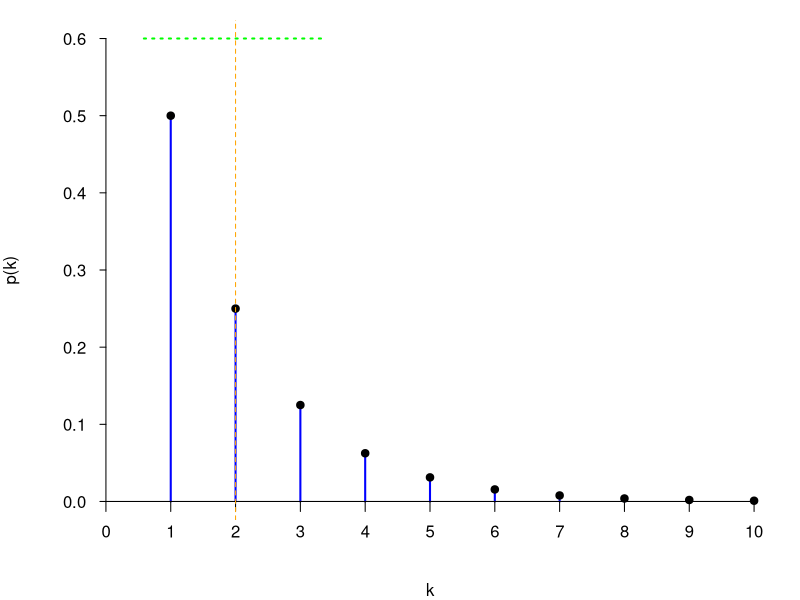
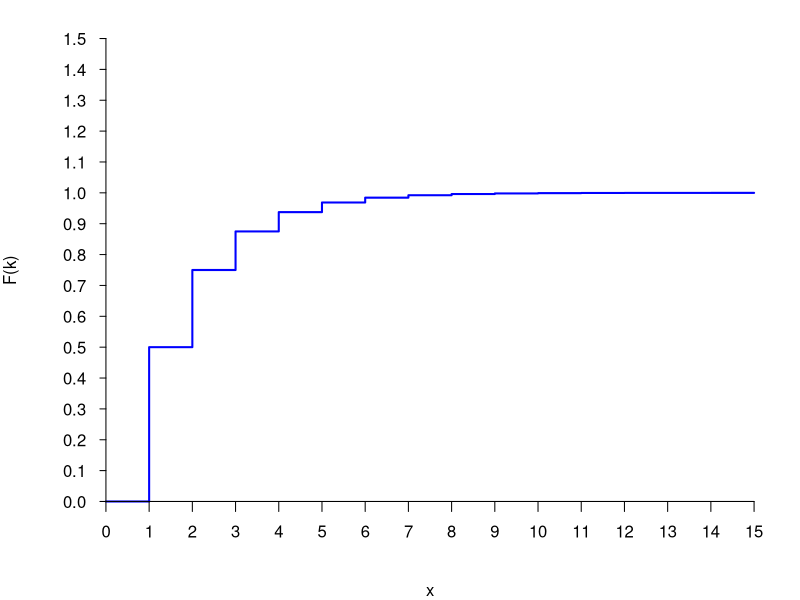

The R script that drew these images, in order:
## ---- chunk 1
k<-9
pgeom(k-1,0.5)

k<-10
pgeom(k-1,0.5)
## ---- chunk 2
(k<-qgeom(0.999,0.5)+1)
## ---- chunk 3
k<-1:10
par(las=1,mar=c(4,4,1,1))
plot(k,dgeom(k-1,0.5),type="h",xlab="k",xlim=c(0,10),ylim=c(0,0.6),
     ylab="p(k)",col="blue",lwd=2,axes=F)
axis(1,pos=0,at=seq(0,10,by=1),tcl=-0.5)
axis(2,pos=0,at=seq(0,0.6,by=0.1),tcl=-0.3)
points(k,dgeom(k-1,0.5),pch=19)
EX<-1/0.5
abline(v=EX,col="orange",lty=2)
sigma<-sqrt(0.5)/0.5
segments(x0=EX-sigma,y0=0.6,x1=EX+sigma,y1=0.6,col="green",lty=3,lwd=2)
## ---- chunk 4
k<-0:15
par(las=1,mar=c(4,4,1,1))
plot(k,pgeom(k-1,0.5),type="s",xlab="x",xlim=c(0,15),ylim=c(0,1.5),
     ylab="F(k)",col="blue",lwd=2,axes=F)
axis(1,pos=0,at=seq(0,15,by=1),tcl=-0.5)
axis(2,pos=0,at=seq(0,1.5,by=0.1),tcl=-0.3)
